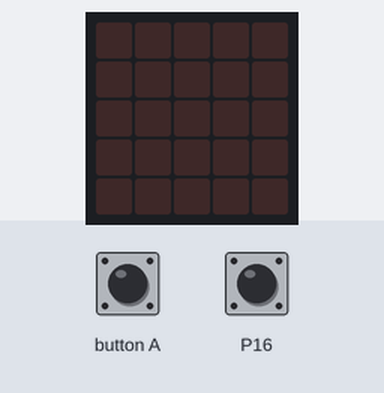
The program below on a simulated BBC micro:bit (MakeCode). Shown: the board's 5×5 LED display. The inputs (shaded band) are chosen by the test bench; at power-on: P16 LOW.

Above: at 1.2 s.
1.3 s: P16 pulled HIGH for 0.15 s
At 2.1 s:
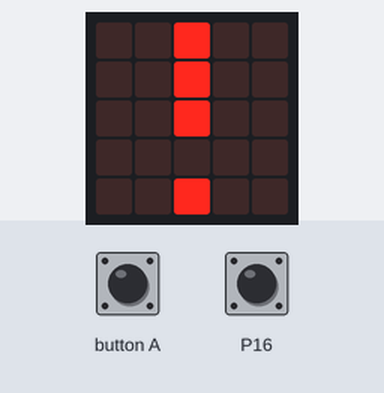
2.9 s: button A pressed for 0.15 s
At 4.0 s:
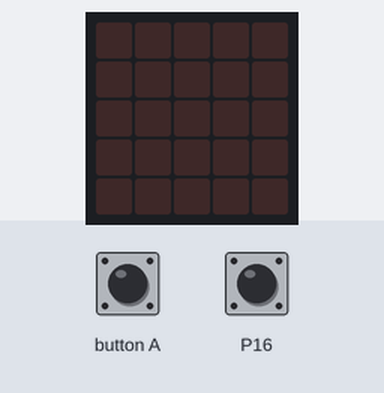
4.5 s: P16 pulled HIGH for 1 s
At 5.9 s:
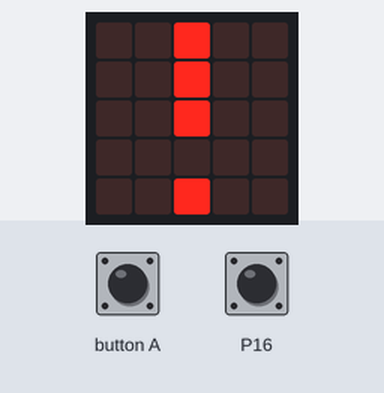
Timing chart, 0 to 7.5 s (numbered marks = the images above; inputs shaded):
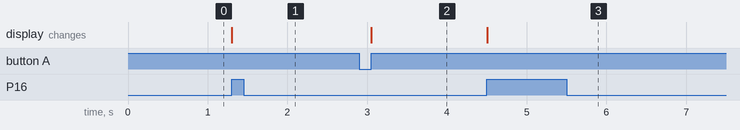

Measured:
- after the input at 1.3 s, the display: changes at once (image 1)
- after the input at 2.9 s, the display: changes after 0.15 s (image 2)
- after the input at 4.5 s, the display: changes at once (image 3)

The program:

main.ts
```typescript
input.onButtonPressed(Button.A, function () {
    etat_actuel = 0
    basic.clearScreen()
})
let etat_actuel = 0
etat_actuel = 0
let etat_passe = 0
basic.forever(function () {
    etat_actuel = pins.digitalReadPin(DigitalPin.P16)
    if (etat_actuel != etat_passe) {
        if (etat_actuel == 1) {
            basic.showLeds(`
                . . # . .
                . . # . .
                . . # . .
                . . . . .
                . . # . .
                `)
        }
    }
    etat_passe = etat_actuel
})
```

test.ts
```typescript
// les tests vont ici ; cela ne sera pas compilé si ce paquet est utilisé en tant qu'extension.
```
